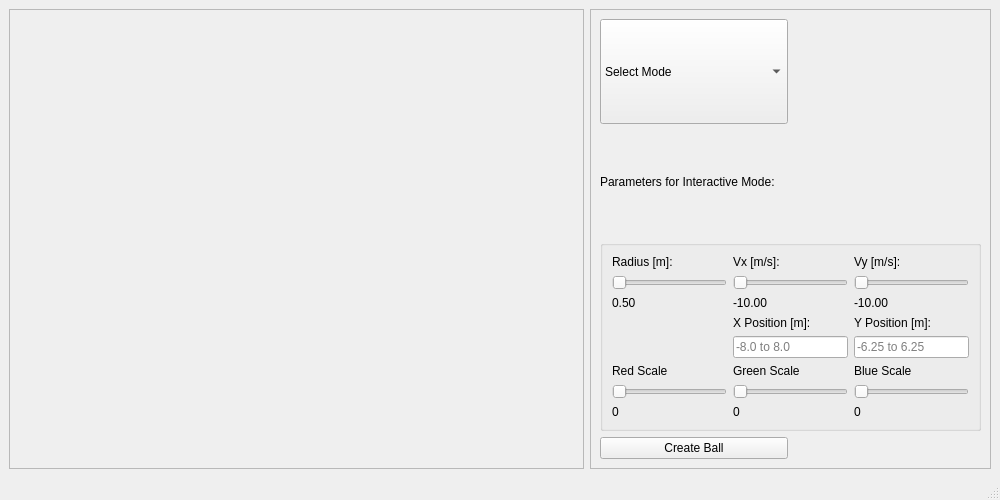
<?xml version="1.0" encoding="UTF-8"?>
<ui version="4.0">
 <class>MainWindow</class>
 <widget class="QMainWindow" name="MainWindow">
  <property name="geometry">
   <rect>
    <x>0</x>
    <y>0</y>
    <width>1000</width>
    <height>500</height>
   </rect>
  </property>
  <property name="minimumSize">
   <size>
    <width>1000</width>
    <height>500</height>
   </size>
  </property>
  <property name="maximumSize">
   <size>
    <width>1000</width>
    <height>500</height>
   </size>
  </property>
  <property name="windowTitle">
   <string>MainWindow</string>
  </property>
  <widget class="QWidget" name="centralwidget">
   <layout class="QHBoxLayout" name="horizontalLayout">
    <item>
     <widget class="QFrame" name="frame">
      <property name="minimumSize">
       <size>
        <width>575</width>
        <height>449</height>
       </size>
      </property>
      <property name="frameShape">
       <enum>QFrame::Shape::StyledPanel</enum>
      </property>
      <property name="frameShadow">
       <enum>QFrame::Shadow::Raised</enum>
      </property>
     </widget>
    </item>
    <item>
     <widget class="QFrame" name="frame_2">
      <property name="frameShape">
       <enum>QFrame::Shape::StyledPanel</enum>
      </property>
      <property name="frameShadow">
       <enum>QFrame::Shadow::Raised</enum>
      </property>
      <layout class="QGridLayout" name="gridLayout_2">
       <item row="4" column="0">
        <widget class="QPushButton" name="createBallButton">
         <property name="text">
          <string>Create Ball</string>
         </property>
        </widget>
       </item>
       <item row="2" column="0">
        <widget class="QLabel" name="label_9">
         <property name="text">
          <string>Parameters for Interactive Mode:</string>
         </property>
        </widget>
       </item>
       <item row="1" column="0">
        <widget class="QComboBox" name="modeComboBox">
         <property name="sizePolicy">
          <sizepolicy hsizetype="Preferred" vsizetype="Preferred">
           <horstretch>0</horstretch>
           <verstretch>0</verstretch>
          </sizepolicy>
         </property>
         <property name="sizeAdjustPolicy">
          <enum>QComboBox::SizeAdjustPolicy::AdjustToContents</enum>
         </property>
         <item>
          <property name="text">
           <string>Select Mode</string>
          </property>
         </item>
         <item>
          <property name="text">
           <string>Automatic</string>
          </property>
         </item>
         <item>
          <property name="text">
           <string>Interactive</string>
          </property>
         </item>
        </widget>
       </item>
       <item row="3" column="0" colspan="2">
        <widget class="QGroupBox" name="groupBox">
         <property name="title">
          <string/>
         </property>
         <layout class="QGridLayout" name="gridLayout">
          <item row="4" column="2">
           <widget class="QLineEdit" name="xPositionEdit">
            <property name="placeholderText">
             <string>-8.0 to 8.0</string>
            </property>
           </widget>
          </item>
          <item row="2" column="3">
           <widget class="QLabel" name="yVelocityValueLabel">
            <property name="text">
             <string>-10.00</string>
            </property>
           </widget>
          </item>
          <item row="5" column="3">
           <widget class="QLabel" name="label_6">
            <property name="text">
             <string>Blue Scale</string>
            </property>
           </widget>
          </item>
          <item row="5" column="2">
           <widget class="QLabel" name="label_5">
            <property name="text">
             <string>Green Scale</string>
            </property>
           </widget>
          </item>
          <item row="5" column="0">
           <widget class="QLabel" name="label_4">
            <property name="text">
             <string>Red Scale</string>
            </property>
           </widget>
          </item>
          <item row="2" column="0">
           <widget class="QLabel" name="radiusValueLabel">
            <property name="text">
             <string>0.50</string>
            </property>
           </widget>
          </item>
          <item row="4" column="3">
           <widget class="QLineEdit" name="yPositionEdit">
            <property name="placeholderText">
             <string>-6.25 to 6.25</string>
            </property>
           </widget>
          </item>
          <item row="0" column="3">
           <widget class="QLabel" name="label_3">
            <property name="text">
             <string>Vy [m/s]:</string>
            </property>
           </widget>
          </item>
          <item row="6" column="2">
           <widget class="QSlider" name="greenSlider">
            <property name="maximum">
             <number>255</number>
            </property>
            <property name="orientation">
             <enum>Qt::Orientation::Horizontal</enum>
            </property>
           </widget>
          </item>
          <item row="1" column="3">
           <widget class="QSlider" name="yVelocitySlider">
            <property name="maximum">
             <number>100</number>
            </property>
            <property name="orientation">
             <enum>Qt::Orientation::Horizontal</enum>
            </property>
            <property name="tickPosition">
             <enum>QSlider::TickPosition::NoTicks</enum>
            </property>
           </widget>
          </item>
          <item row="2" column="2">
           <widget class="QLabel" name="xVelocityValueLabel">
            <property name="text">
             <string>-10.00</string>
            </property>
           </widget>
          </item>
          <item row="7" column="2">
           <widget class="QLabel" name="greenValueLabel">
            <property name="text">
             <string>0</string>
            </property>
           </widget>
          </item>
          <item row="3" column="2">
           <widget class="QLabel" name="label_7">
            <property name="text">
             <string>X Position [m]:</string>
            </property>
           </widget>
          </item>
          <item row="6" column="0">
           <widget class="QSlider" name="redSlider">
            <property name="maximum">
             <number>255</number>
            </property>
            <property name="orientation">
             <enum>Qt::Orientation::Horizontal</enum>
            </property>
            <property name="tickPosition">
             <enum>QSlider::TickPosition::NoTicks</enum>
            </property>
           </widget>
          </item>
          <item row="0" column="0">
           <widget class="QLabel" name="label">
            <property name="text">
             <string>Radius [m]:</string>
            </property>
           </widget>
          </item>
          <item row="7" column="3">
           <widget class="QLabel" name="blueValueLabel">
            <property name="text">
             <string>0</string>
            </property>
           </widget>
          </item>
          <item row="1" column="2">
           <widget class="QSlider" name="xVelocitySlider">
            <property name="maximum">
             <number>100</number>
            </property>
            <property name="value">
             <number>0</number>
            </property>
            <property name="orientation">
             <enum>Qt::Orientation::Horizontal</enum>
            </property>
            <property name="tickPosition">
             <enum>QSlider::TickPosition::NoTicks</enum>
            </property>
           </widget>
          </item>
          <item row="6" column="3">
           <widget class="QSlider" name="blueSlider">
            <property name="maximum">
             <number>255</number>
            </property>
            <property name="orientation">
             <enum>Qt::Orientation::Horizontal</enum>
            </property>
           </widget>
          </item>
          <item row="0" column="2">
           <widget class="QLabel" name="label_2">
            <property name="text">
             <string>Vx [m/s]:</string>
            </property>
           </widget>
          </item>
          <item row="7" column="0">
           <widget class="QLabel" name="redValueLabel">
            <property name="text">
             <string>0</string>
            </property>
           </widget>
          </item>
          <item row="1" column="0">
           <widget class="QSlider" name="radiusSlider">
            <property name="maximum">
             <number>100</number>
            </property>
            <property name="orientation">
             <enum>Qt::Orientation::Horizontal</enum>
            </property>
            <property name="tickPosition">
             <enum>QSlider::TickPosition::NoTicks</enum>
            </property>
           </widget>
          </item>
          <item row="3" column="3">
           <widget class="QLabel" name="label_8">
            <property name="text">
             <string>Y Position [m]:</string>
            </property>
           </widget>
          </item>
         </layout>
        </widget>
       </item>
      </layout>
     </widget>
    </item>
   </layout>
  </widget>
  <widget class="QMenuBar" name="menubar">
   <property name="geometry">
    <rect>
     <x>0</x>
     <y>0</y>
     <width>1000</width>
     <height>26</height>
    </rect>
   </property>
  </widget>
  <widget class="QStatusBar" name="statusbar"/>
 </widget>
 <resources/>
 <connections/>
</ui>
